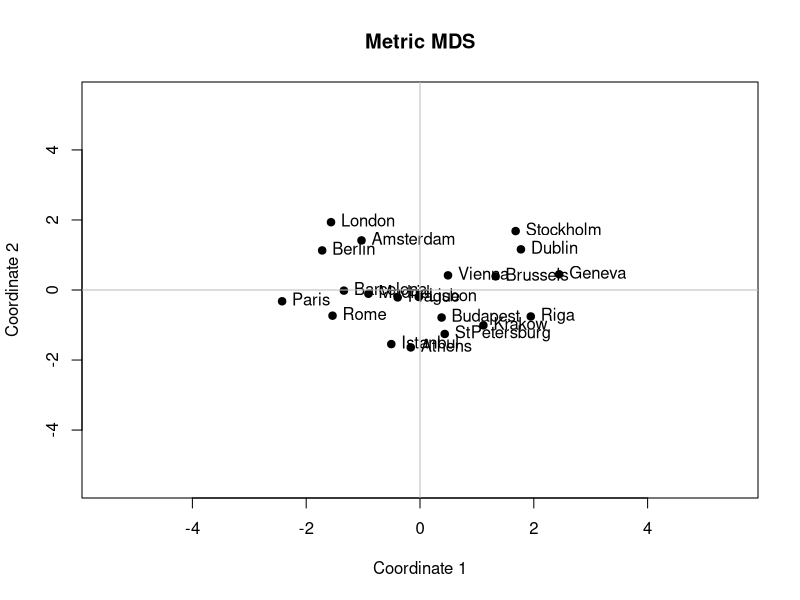
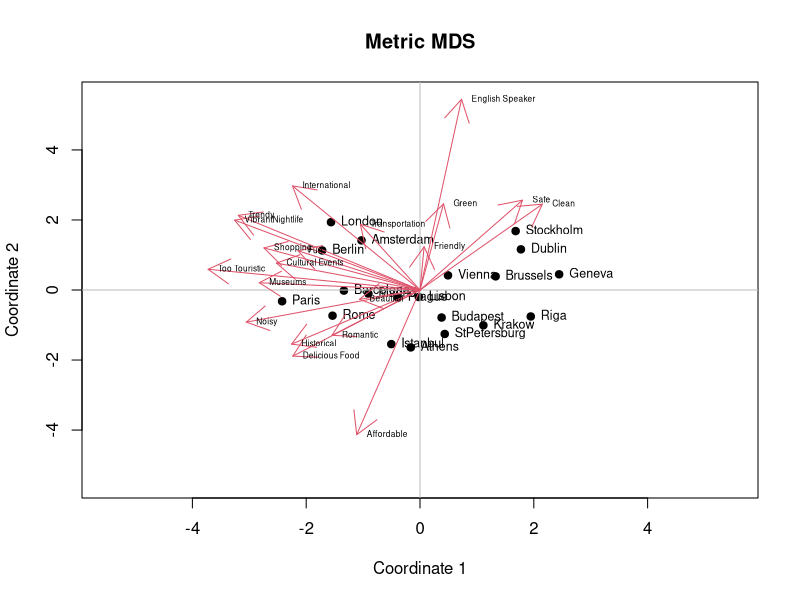

Generate these figures, in order, with R: (Note: this script raises an error after producing the figures.)
getwd()
setwd("~/Caci17")
data <- read.csv("QuestionaireData_CityTrips.csv")
head(data)
library(dplyr)
install.packages("R.utils")
library(R.utils)
library(MASS)


cities = c("Prague","Geneva","Paris","Stockholm","Brussels","London","Amsterdam",
           "Athens","Riga","Budapest","Dublin","Lisbon","Istanbul","Vienna","Rome","Barcelona",
           "Madrid","Berlin","Krakow","StPetersburg")
data_att <- data %>% dplyr:: select(Sample, ID, contains("Att"))
data_att

data_att$Sample <- as.factor(data_att$Sample)

prag <- data_att[data_att$Sample %in% c("1", "4", "5"), ]
prag <- prag %>% dplyr:: select(contains("Prague"))
prag <- cbind(City = "Prague", prag)
head(prag)

geneva <- data_att[data_att$Sample %in% c("1", "2", "3"), ]
geneva <- geneva %>% dplyr:: select(contains("Geneva"))
geneva <- cbind(City = "Geneva", geneva)
head(geneva)

paris <- data_att[data_att$Sample %in% c("1", "3", "4"), ]
paris <- paris %>% dplyr:: select(contains("Paris"))
paris <- cbind(City = "Paris", paris)
head(paris)

stockholm <- data_att[data_att$Sample %in% c("1", "2", "3"), ]
stockholm <- stockholm %>% dplyr:: select(contains("Stockholm"))
stockholm <- cbind(City = "Stockholm", stockholm)
head(stockholm)  

brussels <- data_att[data_att$Sample %in% c("1", "5", "6"), ]
brussels <- brussels %>% dplyr:: select(contains("Brussels"))
brussels <- cbind(City = "Brussels", brussels)
head(brussels)  

london <- data_att[data_att$Sample %in% c("1", "2", "3"), ]
london <- london %>% dplyr:: select(contains("London"))
london <- cbind(City = "London", london)
head(london) 

amsterdam <- data_att[data_att$Sample %in% c("2", "3", "8"), ]
amsterdam <- amsterdam %>% dplyr:: select(contains("Amsterdam"))
amsterdam <- cbind(City = "Amsterdam", amsterdam)
head(amsterdam) 

athens <- data_att[data_att$Sample %in% c("2", "3", "6"), ]
athens <- athens %>% dplyr:: select(contains("Athens"))
athens <- cbind(City = "Athens", athens)
head(athens) 

riga <- data_att[data_att$Sample %in% c("2", "4", "5"), ]
riga <- riga %>% dplyr:: select(contains("Riga"))
riga <- cbind(City = "Riga", riga)
head(riga)

budapest <- data_att[data_att$Sample %in% c("4", "9", "10"), ]
budapest <- budapest %>% dplyr:: select(contains("Budapest"))
budapest <- cbind(City = "Budapest", budapest)
head(budapest)

dublin <- data_att[data_att$Sample %in% c("4", "7", "10"), ]
dublin <- dublin %>% dplyr:: select(contains("Dublin"))
dublin <- cbind(City = "Dublin", dublin)
head(dublin)

lisbon <- data_att[data_att$Sample %in% c("4", "7", "9"), ]
lisbon <- lisbon %>% dplyr:: select(contains("Lisbon"))
lisbon <- cbind(City = "Lisbon", lisbon)
head(lisbon)

istanbul <- data_att[data_att$Sample %in% c("5", "8", "10"), ]
istanbul <- istanbul %>% dplyr:: select(contains("Istanbul"))
istanbul <- cbind(City = "Istanbul", istanbul)
head(istanbul)

vienna <- data_att[data_att$Sample %in% c("5", "8", "10"), ]
vienna <- vienna %>% dplyr:: select(contains("Vienna"))
vienna <- cbind(City = "Vienna", vienna)
head(vienna)

rome <- data_att[data_att$Sample %in% c("5", "7", "9"), ]
rome <- rome %>% dplyr:: select(contains("Rome"))
rome <- cbind(City = "Rome", rome)
head(rome)

barcelona <- data_att[data_att$Sample %in% c("6", "7", "10"), ]
barcelona <- barcelona %>% dplyr:: select(contains("Barcelona"))
barcelona <- cbind(City = "Barcelona", barcelona)
head(barcelona)

madrid <- data_att[data_att$Sample %in% c("6", "8", "9"), ]
madrid <- madrid %>% dplyr:: select(contains("Madrid"))
madrid <- cbind(City = "Madrid", madrid)
head(madrid)

berlin <- data_att[data_att$Sample %in% c("6", "7", "8"), ]
berlin <- berlin %>% dplyr:: select(contains("Berlin"))
berlin <- cbind(City = "Berlin", berlin)
head(berlin)

krakow <- data_att[data_att$Sample %in% c("6", "7", "9"), ]
krakow <- krakow %>% dplyr:: select(contains("Krakow"))
krakow <- cbind(City = "Krakow", krakow)
head(krakow)

st.petersburg <- data_att[data_att$Sample %in% c("8", "9", "10"), ]
st.petersburg <- st.petersburg %>% dplyr:: select(contains("StPetersburg"))
st.petersburg <- cbind(City = "StPetersburg", st.petersburg)
head(st.petersburg)

liste <- list(prag, geneva, paris, stockholm, amsterdam, st.petersburg, barcelona, budapest, brussels, berlin, 
              istanbul, athens, dublin, krakow, rome, london, riga, madrid, vienna, lisbon)

colnames <- sub('.*_', '', colnames(prag))
colnames  
colnames(prag) <- colnames
colnames(geneva) <- colnames
colnames(paris) <- colnames
colnames(stockholm) <- colnames
colnames(brussels) <- colnames
colnames(london) <- colnames
colnames(amsterdam) <- colnames
colnames(athens) <- colnames
colnames(riga) <- colnames
colnames(budapest) <- colnames
colnames(dublin) <- colnames
colnames(lisbon) <- colnames
colnames(istanbul) <- colnames
colnames(vienna) <- colnames
colnames(rome) <- colnames
colnames(barcelona) <- colnames
colnames(berlin) <- colnames
colnames(krakow) <- colnames
colnames(st.petersburg) <- colnames
colnames(madrid) <- colnames

data_son <- rbind(prag, geneva, paris, stockholm, brussels, london, amsterdam, athens, riga, budapest,
                  dublin, lisbon, istanbul, vienna, rome, barcelona, berlin, krakow, st.petersburg, madrid)              

data_agg <-aggregate(data_son[,-c(1)], by=list(data_son$City), mean, na.rm=TRUE)
data_agg
dist.df <- dist(data_agg[,-c(1)])
dist.df
fit <- cmdscale(dist.df, k = 2)
fit

x <- fit[,1]
y <- fit[,2]

plot(x, y, xlab = "Coordinate 1", ylab = "Coordinate 2", main = "Metric MDS", 
     pch = 19, ylim = c(-5.5, 5.5), xlim = c(-5.5, 5.5))
text(x, y, labels = data_agg$Group.1, cex = 1, pos = 4)
abline(h = 0, v = 0, col = "grey")

summary(lm(data_agg[,2]~-1+fit))

print("asena")

# Property fitting
colnames(data_agg) <- c("Group.1", "Friendly", "Historical", "Affordable", "Trendy", "VibrantNightlife", 
                        "Delicious Food", "Transportation", "Shopping", "Cultural Events", "Museums", 
                        "Clean", "Green", "International", "Too Touristic", "Fun", "Noisy", 
                        "Romantic", "Safe", "Beautiful", "English Speaker")

data_agg$x <- x
data_agg$y <- y
data_agg


head(data_agg)

profit <- lm(cbind(Friendly, Historical, Affordable, Trendy, VibrantNightlife, 
                   `Delicious Food`, Transportation, Shopping, `Cultural Events`, Museums, 
                   Clean, Green, International, `Too Touristic`, Fun, Noisy, 
                   Romantic, Safe, Beautiful, `English Speaker`)
             ~ -1 +  x + y, data = data_agg)
summary(profit)
coef(profit)
str(profit)
plot(x, y, xlab = "Coordinate 1", ylab = "Coordinate 2", main = "Metric MDS", 
     pch = 19, ylim = c(-5.5, 5.5), xlim = c(-5.5, 5.5))
text(x, y, labels = data_agg$Group.1, cex = 0.75, pos = 4)
abline(h = 0, v = 0, col = "grey")
arrows(x0 = c(0, 0, 0), y0 = c(0, 0, 0), 
       x1 = coef(profit)[1, ]*10, y1 = coef(profit)[2, ]*10, col = 2, lwd = 1)
text(t(coef(profit)*10), colnames(coef(profit)*10), cex=0.5, col = 1, pos = 4)

column_names = c("Friendly", "Historical", "Affordable", "Trendy", "Vibrant Nightlife", 
                 "Delicious Food", "Transportation", "Shopping", "Cultural Events", "Museums", 
                 "Clean", "Green", "International", "Too Touristic", "Fun", "Noisy", "Romantic", 
                 "Safe", "Beautiful", "English-Speaker")
column_names

#Property Fitting with ideal points
data_agg$q <- x*x+y*y

profit_q <- lm(cbind(Friendly, Historical, Affordable, Trendy, `Vibrant Nightlife`, 
                   `Delicious Food`, Transportation, Shopping, `Cultural Events`, Museums, 
                   Clean, Green, International, `Too Touristic`, Fun, Noisy, 
                   Romantic, Safe, Beautiful, `English Speaker`)
             ~ 1 +  x + y + q, data = data_agg)
summary(profit_q)

coef<-coef(profit_q)
coef
coef[2,]<-coef[2,]/(-2*coef[4,])
coef[3,]<-coef[3,]/(-2*coef[4,])

coef
plot(x, y, xlab = "Coordinate 1", ylab = "Coordinate 2", main = "Metric MDS", 
     pch = 19, ylim = c(-15, 15), xlim = c(-15, 15))
text(x, y, labels = data_agg$Group.1, cex = 0.75, pos = 4)
abline(h = 0, v = 0, col = "grey")

points(x = coef[2, ], y = coef[3, ], col = 3)
text(x= coef[2, ], y= coef[3, ], labels = colnames(coef), cex = 0.75, pos = 4,col=3)
